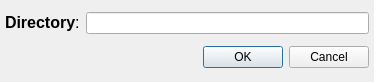
<ui version="4.0" >
 <class>rcvDirDialog</class>
 <widget class="QDialog" name="rcvDirDialog" >
  <property name="geometry" >
   <rect>
    <x>0</x>
    <y>0</y>
    <width>374</width>
    <height>82</height>
   </rect>
  </property>
  <property name="sizePolicy" >
   <sizepolicy>
    <hsizetype>1</hsizetype>
    <vsizetype>1</vsizetype>
    <horstretch>0</horstretch>
    <verstretch>0</verstretch>
   </sizepolicy>
  </property>
  <property name="windowTitle" >
   <string>Qirda - Select receiving directory</string>
  </property>
  <layout class="QGridLayout" >
   <property name="margin" >
    <number>5</number>
   </property>
   <property name="spacing" >
    <number>5</number>
   </property>
   <item row="1" column="0" >
    <widget class="QDialogButtonBox" name="buttonBox" >
     <property name="orientation" >
      <enum>Qt::Horizontal</enum>
     </property>
     <property name="standardButtons" >
      <set>QDialogButtonBox::Cancel|QDialogButtonBox::NoButton|QDialogButtonBox::Ok</set>
     </property>
    </widget>
   </item>
   <item row="0" column="0" >
    <layout class="QHBoxLayout" >
     <property name="margin" >
      <number>0</number>
     </property>
     <property name="spacing" >
      <number>6</number>
     </property>
     <item>
      <widget class="QLabel" name="label" >
       <property name="text" >
        <string>&lt;html>&lt;head>&lt;meta name="qrichtext" content="1" />&lt;style type="text/css">
p, li { white-space: pre-wrap; }
&lt;/style>&lt;/head>&lt;body style=" font-family:'SUSE Sans'; font-size:12pt; font-weight:400; font-style:normal; text-decoration:none;">
&lt;p style=" margin-top:0px; margin-bottom:0px; margin-left:0px; margin-right:0px; -qt-block-indent:0; text-indent:0px;">&lt;span style=" font-weight:600;">Directory&lt;/span>:&lt;/p>&lt;/body>&lt;/html></string>
       </property>
      </widget>
     </item>
     <item>
      <widget class="QLineEdit" name="rcvDirWidget" />
     </item>
    </layout>
   </item>
  </layout>
 </widget>
 <resources/>
 <connections>
  <connection>
   <sender>buttonBox</sender>
   <signal>accepted()</signal>
   <receiver>rcvDirDialog</receiver>
   <slot>accept()</slot>
   <hints>
    <hint type="sourcelabel" >
     <x>248</x>
     <y>254</y>
    </hint>
    <hint type="destinationlabel" >
     <x>157</x>
     <y>274</y>
    </hint>
   </hints>
  </connection>
  <connection>
   <sender>buttonBox</sender>
   <signal>rejected()</signal>
   <receiver>rcvDirDialog</receiver>
   <slot>reject()</slot>
   <hints>
    <hint type="sourcelabel" >
     <x>316</x>
     <y>260</y>
    </hint>
    <hint type="destinationlabel" >
     <x>286</x>
     <y>274</y>
    </hint>
   </hints>
  </connection>
 </connections>
</ui>
